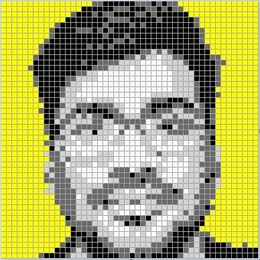
%> input picture images/MosaicEnlarged.JPG, 260 x 260 px, shrunk from 388 x 388 before the run
$ octave SCRIPT_LEGO_FACE_MOSAIC.m   (GNU Octave 9; MATLAB toolbox functions it lacks are replaced by stand-ins)
%> lines starting %> are read from the running program, lines starting %| are printed output that depends on the picture
### kMeansInitCentroids.m
function centroids = kMeansInitCentroids(X, K)
%  KMEANSINITCENTROIDS This function initializes K centroids that are to be
%  used in K-Means on the dataset X
%  centroids = KMEANSINITCENTROIDS(X, K) returns K initial centroids to be
%  used with the K-Means on the dataset X

%  When using K-Means, its important to initialize the centroids randomly.
%  Also note that all the initially assigned centroids should be unique.

%  Unique points are taken to avoid duplicate centroids.
X = unique(X,'rows');

if(size(X,1)<K)
    error('***** Number of unique colors less than %d *****',K);
end

randidx = randperm(size(X,1));
centroids = X(randidx(1:K),:);

end

### runkMeans.m
function [centroids, idx] = runkMeans(X, initial_centroids, max_iters)
%  RUNKMEANS runs the K-Means algorithm on data matrix X, where each row of X
%  is a single point
%  [centroids, idx] = RUNKMEANS(X, initial_centroids, max_iters) runs the
%  K-Means algorithm on data matrix X, where each row of X is a single
%  example. It uses initial_centroids used as the initial centroids.
%  max_iters specifies the total number of iterations of K-Means to
%  execute. runkMeans returns centroids, a Kxn matrix of the computed
%  centroids and idx, a m x 1 vector of centroid assignments (i.e. each
%  entry in range [1..K])

%  Initialize values
[m, ~] = size(X);
K = size(initial_centroids, 1);
centroids = initial_centroids;
idx = zeros(m, 1);

%  Run K-Means
for i=1:max_iters

    %  Output progress
    fprintf('K-Means iteration %d/%d...\n', i, max_iters);

    if exist('OCTAVE_VERSION')
        fflush(stdout);
    end

    %  For each example in X, assign it to the closest centroid
    idx = findClosestCentroids(X, centroids);

    %  Given the memberships, compute new centroids
    centroids = computeCentroids(X, idx, K);
end

fprintf('\n');

end

### findClosestCentroids.m
function idx = findClosestCentroids(X, centroids)
%  FINDCLOSESTCENTROIDS computes the centroid memberships for every example
%  idx = FINDCLOSESTCENTROIDS (X, centroids) returns the closest centroids
%  in idx for a dataset X where each row is a single example. idx = m x 1
%  vector of centroid assignments (i.e. each entry in range [1..K])

idx = zeros(size(X,1), 1);

%  Go over every example, find its closest centroid, and store the index
%  inside idx at the appropriate location. Concretely, idx(i) contains the
%  index of the centroid closest to example i. Hence, it is a value in the
%  range 1..K

m = size(X,1);

for ii = 1:m
    distances = (X(ii,:)-centroids).^2;
    [~,idx(ii)] = min(sum(distances,2));
end

end

### computeCentroids.m
function centroids = computeCentroids(X, idx, K)
%  COMPUTECENTROIDS returns the new centroids by computing the means of the
%  data points assigned to each centroid.
%  centroids = COMPUTECENTROIDS(X, idx, K) returns the new centroids by
%  computing the means of the data points assigned to each centroid. It is
%  given a dataset X where each row is a single data point, a vector idx of
%  centroid assignments (i.e. each entry in range [1..K]) for each example,
%  and K, the number of centroids. Also returns a matrix centroids, where
%  each row of centroids is the mean of the data points assigned to it.

[~,n] = size(X);

centroids = zeros(K, n);

% Go over every centroid and compute mean of all points that belong to it.
% Concretely, the row vector centroids(i, :) contains the mean of the data
% points assigned to centroid i.

for ii = 1:K
    logicalArr = (idx==ii);
    centroids(ii,:) = sum(X(logicalArr,:),1)/sum(logicalArr);
end

end

### mapCentroidsToColors.m
function [newCentroidsNorm, newCentroidsScaled] = mapCentroidsToColors(centroids, K)
%  MAPCENTROIDSTOCOLORS - In this part, we map the K centroids to the
%  pre-selected colors. This is done on the basis of the spatial distance
%  of the Centroid to the Color.
%  returns - newCentroidsNorm which has centroids mapped as colors but in
%  range (0-1), newCentroidsScaled which has centroids mapped as colors but
%  in range (0-255).

colorsScaled = colorsUsed(K);
colorsNorm = double(colorsScaled)/255;

newCentroidsNorm = centroids;
newCentroidsScaled = centroids;

for ii = 1:K
    distances = (colorsNorm(ii,:)-centroids).^2;
    [~,nearestColorId] = min(sum(distances,2));
    newCentroidsNorm(nearestColorId,:) = colorsNorm(ii,:);
    newCentroidsScaled(nearestColorId,:) = colorsScaled(ii,:);

    %  This centroid is made [3,3,3] to make it spatially far away (since
    %  the rest of the points are in the range 0-1), so that all the K
    %  pre-selected colors get assigned as K centroids.
    centroids(nearestColorId,:)=[3,3,3];
end

end

### colorsUsed.m
function colors = colorsUsed(K)
%  COLORSUSED returns a K-by-3 array of the colors being used as LEGO
%  bricks. K is the number of colors being used and 3 columns are the rgb
%  values of those colors (Range 0 - 255)

if K~=5
    msg = strcat('K (ie. number of pre-selected colors) should be 5' , ...
        ', ELSE IF K ~= 5 consider editting the colorsUsed() function');
    error(msg);
end

yellow = [255,255,0];
black = [0,0,0];
white = [255,255,255];
lightgrey = [211,211,211];
dimgrey = [105,105,105];

%  This is listed in the decreasing order of probability of occurence of
%  the color in the input image. For example, Yellow is sure to occur since
%  the background of the Face in the Photo Booth is Yellow.
colors = [yellow; black; white; lightgrey; dimgrey];

end

### SCRIPT_LEGO_FACE_MOSAIC.m
%% Requisites
%  = Input Pic Must Have >= K Unique Colors (K= No. of Pre-Selected Colors)
%  = Input Face must have Yellowish Background.

%% Initialization
clear; close all; clc;

%% ========== Part 1: Load Image ==========================================

%  Getting Acceptable Image File from User Via Dialog Box
[FileName,PathName]=uigetfile({'*.jpg;*.jpeg;*.png','Acceptable Types'},...
    'Select the "jpg", "jpeg" or "png" file to be used:');
%> the answer given: images/MosaicEnlarged.JPG
FullName=fullfile(PathName,FileName);
if isequal(FileName,0)
    msg = '***** Selection Cancelled *****';
    error(msg);
else
    disp(FullName)
end

%  Load an image
A = imread(FullName);
%> A is the input picture: size 260x260x3 uint8; mean R, G, B 170.5, 170.4, 104.5

clear FileName PathName FullName msg

%% ========== Part 2: Pre-Process Image ===================================

%  OPTIONAL
A = imsharpen(A);
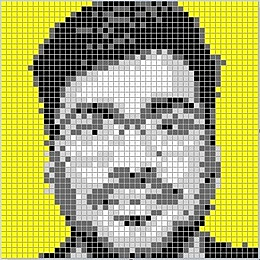
%> A: size 260x260x3 uint8; mean R, G, B 171.3, 171.3, 106.2

%% ========== Part 3: Preparation for K-Means =============================
%  We use K-Means to compress an image. To do this, we will first run
%  K-Means on the colors of the pixels in the image and then we will
%  map each pixel onto its closest centroid.

A = double(A);
%> A: size 260x260x3 double

%  Divide by 255 so that all values are in the range 0 - 1
%  A -> normalized double image matrix
A = A / 255;

%  Size of the image
img_size = size(A);
%> img_size = [260 260 3]

%  Reshape the image into an Nx3 matrix where N = number of pixels.
%  Each row will contain the Red, Green and Blue pixel values.
%  This gives us our dataset matrix X that we will use K-Means on.
X = reshape(A, img_size(1) * img_size(2), 3);

%  Run our K-Means algorithm on this data
%  We can try different values of max_iters here
%  K is the number of colors to be used
%  max_iters is the maximum number of iterations
K = 5;
max_iters = 10;

%% ========== Part 4: Initialization of Centroids =========================

%  2 approaches have been used:

%  Approach 1 - Close to pre-selected Color (initial_centroids_colors)
%  Below is a method to initialize the centroids as close as possible to
%  the pre-selected K colors.
%  For this we find the pixel in the image closest to each Pre-Selected
%  color and assign it as a centroid, also keeping in mind that no 2
%  initialized centroids should be the same.

%  First we get the array of pre-selected colors and normalize it
initial_centroids_colors = double(colorsUsed(K))/255;

%  Unique rows are taken so that no 2 pre-selected colors pick up the same
%  point as the closest pixel. Hence avoid duplicate centroids.
X_copy = unique(X,'rows');

for ii = 1:K
    %  Find distance of each image pixel to the (ii)th pre-selected color
    distances = (initial_centroids_colors(ii,:)-X_copy).^2;

    %  Find the index of the closest pixel to the (ii)th pre-selected color
    [~,nearestColorId] = min(sum(distances,2));

    %  Assign the closest pixel as the (ii)th centroid
    initial_centroids_colors(ii,:) = X_copy(nearestColorId,:);

    %  This closest pixel is made [3,3,3] to make it spatially far away
    %  (since the rest of the points are in the range 0-1), so that it does
    %  not get selected again. Hence avoiding duplicate centroids.
    X_copy(nearestColorId,:) = [3,3,3];
end
%> this loop made 5 passes
%> nearestColorId on passes 1 to 5: 13988, 1, 16309, 9117, 2116
%> after the loop, initial_centroids_colors = [0.965 0.965 0.0392; 0 0 0; 1 1 1; 0.827 0.827 0.827; 0.412 0.412 0.412]

clear X_copy distances nearestColorId

%  Approach 2 - Randomized (initial_centroids_random)
initial_centroids_random = kMeansInitCentroids(X, K);
%> in kMeansInitCentroids, `centroids = X(randidx(1:K),:);`: centroids = [0.961 0.949 0.184; 0.922 0.925 0.933; 0.776 0.792 0.0824; 0.686 0.698 0.404; 0.808 0.827 0.0549]
%> initial_centroids_random has the same summary as centroids in kMeansInitCentroids

%% ========== Part 5: Sub-Plot the Original Image =========================
%  We are going to give the user an array of 6 options to chose from. 1
%  would be the result of 'Approach 1' initialization of centroids and 5
%  would be the result of 'Approach 2' initialization of centroids.

%  Display the original image 1st
figure(1);
subplot(2, 4, 1);
imagesc(A);
title('Original');

%% ========== Part 6: K-Means Image Compression ===========================
%  In this part, we will use the clusters of K-Means to compress an image.
%  To do this, we find the closest centroid for each point. After that we
%  assign each point to the cluster of its closest centroid. After this we
%  assign the mean of all the points in each cluster as the cluster
%  centroid.

%  Giving the user an array of 6 options.
for ii = 1:6

    %  Run K-Means - 1 time Approach1, 5 times Approach2
    if ii == 1
        [centroids, idx] = runkMeans(X, initial_centroids_colors, max_iters);
%> in runkMeans, `K = size(initial_centroids, 1);`: K = 5
%> in runkMeans, `centroids = initial_centroids;`: centroids has the same summary as initial_centroids_colors outside runkMeans
%> centroids = [0.904 0.903 0.179; 0.021 0.021 0.0203; 0.903 0.904 0.895; 0.664 0.666 0.641; 0.386 0.386 0.373]
    else
        %  Refresh the random Centroids for the next use.
        initial_centroids_random = kMeansInitCentroids(X, K);

        [centroids, idx] = runkMeans(X, initial_centroids_random, max_iters);
    end

    [centroids,~] = mapCentroidsToColors(centroids, K);
%> in mapCentroidsToColors, `newCentroidsNorm = centroids;`: newCentroidsNorm has the same summary as centroids outside mapCentroidsToColors
%> in mapCentroidsToColors, `newCentroidsScaled = centroids;`: newCentroidsScaled has the same summary as centroids outside mapCentroidsToColors
%> after the loop in mapCentroidsToColors, `for ii = 1:K`: centroids = [3 3 3; 3 3 3; 3 3 3; 3 3 3; 3 3 3]; newCentroidsNorm = [1 1 0; 0 0 0; 1 1 1; 0.827 0.827 0.827; 0.412 0.412 0.412]; newCentroidsScaled = [255 255 0; 0 0 0; 255 255 255; 211 211 211; 105 105 105]
%> centroids has the same summary as newCentroidsNorm in mapCentroidsToColors

    %  We can now recover the image from the indices (idx) by considering
    %  it as the indexed image with the centroids (normalized) as the
    %  colormap

    %  IndexedImage is a class 'double' array and idx has range 1-K, Hence
    %  acting as an Indexed Image
    IndexedImage = reshape(idx, img_size(1), img_size(2), 1);
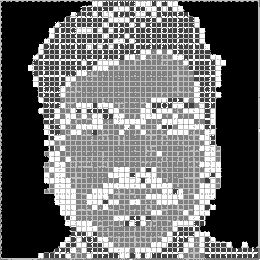
%> IndexedImage: size 260x260 double; min 1, max 5, mean 2.71; drawn with min black and max white

    %  centroids -> normalized pre-selected colors assigned as centroids,
    %  Hence acting as the Indexed Image Colormap
    IndexedMap = centroids;
%> IndexedMap has the same summary as newCentroidsNorm in mapCentroidsToColors

    %  This reduces the size of the compressed image to 48x48 pizels (Which
    %  is the size of the LEGO board)
    %  The returned IndexedImage is class 'uint8'
%> (the run ends here)
